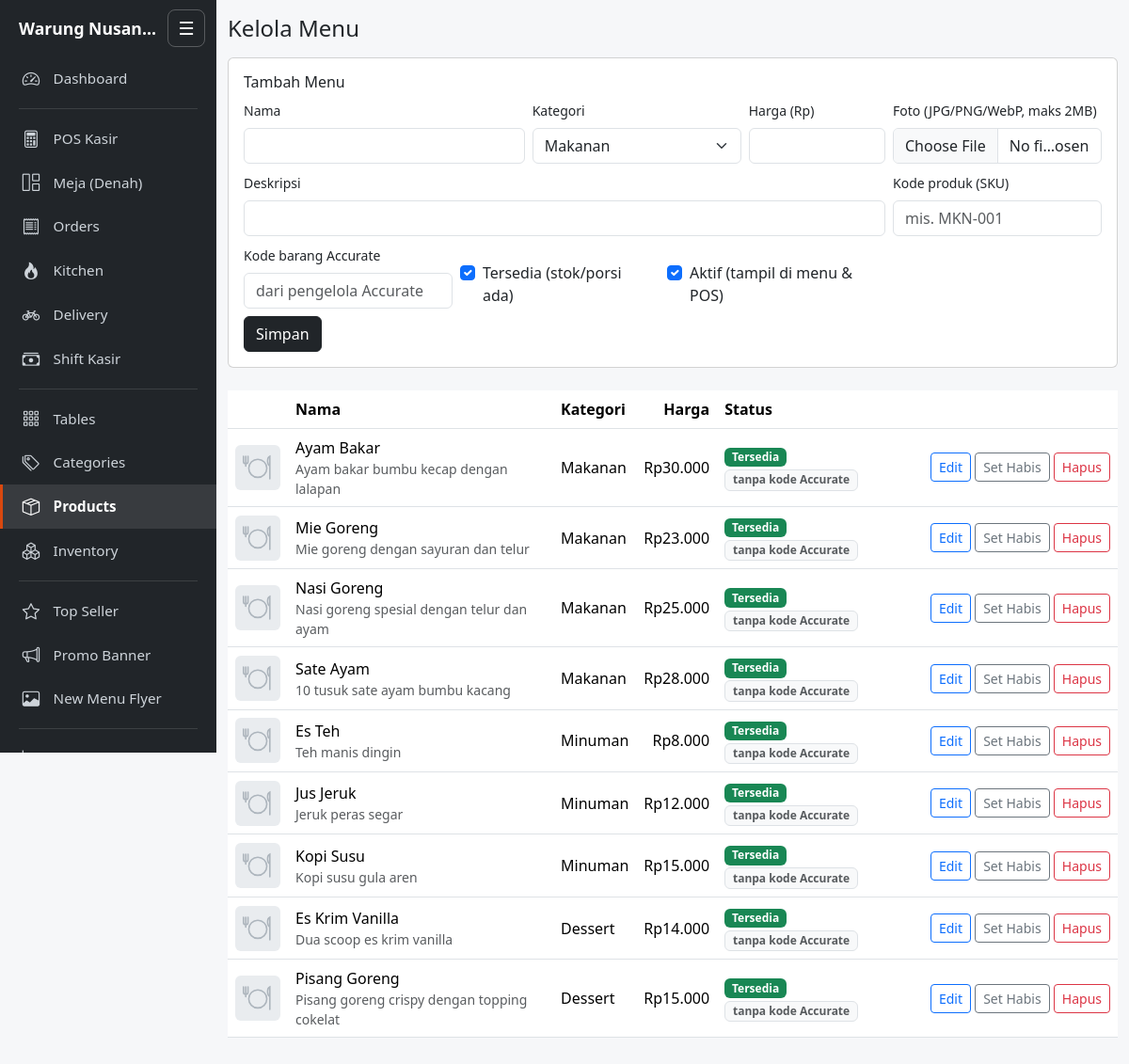
/admin/products.php (signed in), run on the app's committed database.
### tables this page shows
CREATE TABLE IF NOT EXISTS products (
  id INT UNSIGNED NOT NULL AUTO_INCREMENT PRIMARY KEY,
  category_id INT UNSIGNED NOT NULL,
  name VARCHAR(100) NOT NULL,
  description VARCHAR(255) NULL,
  price INT UNSIGNED NOT NULL,                
  image VARCHAR(255) NULL,                    
  is_available TINYINT(1) NOT NULL DEFAULT 1,
  created_at TIMESTAMP NOT NULL DEFAULT CURRENT_TIMESTAMP,
  is_top_seller TINYINT(1) NOT NULL DEFAULT 0,
  top_seller_order SMALLINT UNSIGNED NOT NULL DEFAULT 0,
  KEY idx_products_top (is_top_seller, top_seller_order),
  KEY idx_products_category (category_id),
  CONSTRAINT fk_products_category FOREIGN KEY (category_id) REFERENCES categories (id)
);

CREATE TABLE IF NOT EXISTS categories (
  id INT UNSIGNED NOT NULL AUTO_INCREMENT PRIMARY KEY,
  name VARCHAR(50) NOT NULL,
  is_active TINYINT(1) NOT NULL DEFAULT 1,
  icon VARCHAR(40) NULL                       
);

### includes/functions.php (called while the page is built, shortened)
<?php
function e($value): string
{
    return htmlspecialchars((string) $value, ENT_QUOTES, 'UTF-8');
}
function rupiah($n): string
{
    return 'Rp' . number_format((int) $n, 0, ',', '.');
}

### admin/products.php (the view, shortened to what this page needs)
<?php
$pdo = db();
$categories = $pdo->query('SELECT id, name, is_active FROM categories ORDER BY id')->fetchAll();
$products = $pdo->query('SELECT p.*, c.name AS cat FROM products p JOIN categories c ON c.id = p.category_id ORDER BY c.id, p.name')->fetchAll();
$edit = null;
include __DIR__ . '/../includes/header.php';
?>
<div class="container-fluid py-3">
  <h1 class="h4 mb-3">Kelola Menu</h1>
  <div class="card mb-4"><div class="card-body">
    <h2 class="h6"><?= $edit ? 'Edit Menu' : 'Tambah Menu' ?></h2>
    <form method="post" enctype="multipart/form-data" class="row g-2">
      <div class="col-12 col-md-4"><label class="form-label small">Nama</label>
        <input class="form-control" name="name" maxlength="100" required value="<?= e($edit ? $edit['name'] : '') ?>"></div>
      <div class="col-6 col-md-3"><label class="form-label small">Kategori</label>
        <select class="form-select" name="category_id" required>
          <?php foreach ($categories as $c): ?>
            <option value="<?= (int) $c['id'] ?>" <?= $edit && (int) $edit['category_id'] === (int) $c['id'] ? 'selected' : '' ?>><?= e($c['name']) ?></option>
          <?php endforeach; ?>
        </select></div>
      <div class="col-6 col-md-2"><label class="form-label small">Harga (Rp)</label>
        <input class="form-control" name="price" type="number" min="0" step="500" required value="<?= e($edit ? $edit['price'] : '') ?>"></div>
      <div class="col-12 col-md-3"><label class="form-label small">Foto (JPG/PNG/WebP, maks 2MB)</label>
        <input class="form-control" type="file" name="image" accept="image/jpeg,image/png,image/webp"></div>
      <div class="col-12 col-md-9"><label class="form-label small">Deskripsi</label>
        <input class="form-control" name="description" maxlength="255" value="<?= e($edit ? $edit['description'] : '') ?>"></div>
      <div class="col-6 col-md-3"><label class="form-label small" for="sku">Kode produk (SKU)</label>
        <input class="form-control" name="sku" id="sku" maxlength="30" value="<?= e($edit ? $edit['sku'] : '') ?>" placeholder="mis. MKN-001"></div>
      <div class="col-6 col-md-3"><label class="form-label small" for="acc">Kode barang Accurate</label>
        <input class="form-control" name="accurate_item_code" id="acc" maxlength="50" value="<?= e($edit ? $edit['accurate_item_code'] : '') ?>" placeholder="dari pengelola Accurate"></div>
      <div class="col-12 col-md-6 d-flex align-items-end gap-3">
        <div class="form-check"><input class="form-check-input" type="checkbox" name="is_available" id="av" value="1" <?= !$edit || $edit['is_available'] ? 'checked' : '' ?>>
          <label class="form-check-label" for="av">Tersedia (stok/porsi ada)</label></div>
        <div class="form-check"><input class="form-check-input" type="checkbox" name="is_active" id="act" value="1" <?= !$edit || $edit['is_active'] ? 'checked' : '' ?>>
          <label class="form-check-label" for="act">Aktif (tampil di menu & POS)</label></div>
      </div>
      <div class="col-12">
        <button class="btn btn-dark">Simpan</button>
      </div>
    </form>
  </div></div>
  <div class="table-responsive">
    <table class="table align-middle bg-white">
      <thead><tr><th></th><th>Nama</th><th>Kategori</th><th class="text-end">Harga</th><th>Status</th><th></th></tr></thead>
      <tbody>
      <?php foreach ($products as $p): ?>
        <tr>
          <td><img src="../assets/images/<?= e($p['image'] ?: 'placeholder.svg') ?>" alt="" width="48" height="48" style="object-fit:cover;border-radius:6px"></td>
          <td><?= e($p['name']) ?><?= $p['sku'] ? ' <code class="small">' . e($p['sku']) . '</code>' : '' ?><div class="small text-muted"><?= e($p['description']) ?></div></td>
          <td><?= e($p['cat']) ?></td>
          <td class="text-end"><?= e(rupiah($p['price'])) ?></td>
          <td><span class="badge text-bg-<?= $p['is_available'] ? 'success' : 'secondary' ?>"><?= $p['is_available'] ? 'Tersedia' : 'Habis' ?></span>
            <?php if (!$p['accurate_item_code']): ?><span class="badge text-bg-light border text-muted" title="Kode barang Accurate belum diisi">tanpa kode Accurate</span><?php endif; ?></td>
          <td class="text-end text-nowrap">
            <a class="btn btn-sm btn-outline-primary" href="products.php?edit=<?= (int) $p['id'] ?>">Edit</a>
            <form method="post" class="d-inline"><?= csrf_field() ?><input type="hidden" name="action" value="toggle"><input type="hidden" name="id" value="<?= (int) $p['id'] ?>">
              <button class="btn btn-sm btn-outline-secondary"><?= $p['is_available'] ? 'Set Habis' : 'Set Tersedia' ?></button></form>
            <form method="post" class="d-inline" onsubmit="return confirm('Hapus menu ini?')"><?= csrf_field() ?><input type="hidden" name="action" value="delete"><input type="hidden" name="id" value="<?= (int) $p['id'] ?>">
              <button class="btn btn-sm btn-outline-danger">Hapus</button></form>
          </td>
        </tr>
      <?php endforeach; ?>
      </tbody>
    </table>
  </div>
</div>
<?php include __DIR__ . '/../includes/footer.php'; ?>

### assets/css/style.css (style rules this page uses)
:root { --brand: #212529; --accent: #d9480f; }
body { background: #f6f7f9; }

### data on the page
products: name "Ayam Bakar", description "Ayam bakar bumbu kecap dengan lalapan", category.name "Makanan", price "Rp30.000", is_available "Tersedia", shows "tanpa kode Accurate"
products: name "Mie Goreng", description "Mie goreng dengan sayuran dan telur", category.name "Makanan", price "Rp23.000", is_available "Tersedia", shows "tanpa kode Accurate"
products: name "Nasi Goreng", description "Nasi goreng spesial dengan telur dan ayam", category.name "Makanan", price "Rp25.000", is_available "Tersedia", shows "tanpa kode Accurate"
products: name "Sate Ayam", description "10 tusuk sate ayam bumbu kacang", category.name "Makanan", price "Rp28.000", is_available "Tersedia", shows "tanpa kode Accurate"
products: name "Es Teh", description "Teh manis dingin", category.name "Minuman", price "Rp8.000", is_available "Tersedia", shows "tanpa kode Accurate"
products: name "Jus Jeruk", description "Jeruk peras segar", category.name "Minuman", price "Rp12.000", is_available "Tersedia", shows "tanpa kode Accurate"
products: name "Kopi Susu", description "Kopi susu gula aren", category.name "Minuman", price "Rp15.000", is_available "Tersedia", shows "tanpa kode Accurate"
products: name "Es Krim Vanilla", description "Dua scoop es krim vanilla", category.name "Dessert", price "Rp14.000", is_available "Tersedia", shows "tanpa kode Accurate"
products: name "Pisang Goreng", description "Pisang goreng crispy dengan topping cokelat", category.name "Dessert", price "Rp15.000", is_available "Tersedia", shows "tanpa kode Accurate"

### other printed values
APP_NAME "Warung Nusan…"
$n[1] "Dashboard"
$n[1] "POS Kasir"
$n[1] "Meja (Denah)"
$n[1] "Orders"
$n[1] "Kitchen"
$n[1] "Delivery"
$n[1] "Shift Kasir"
$n[1] "Tables"
$n[1] "Categories"
$n[1] "Products"
$n[1] "Inventory"
$n[1] "Top Seller"
$n[1] "Promo Banner"
$n[1] "New Menu Flyer"
